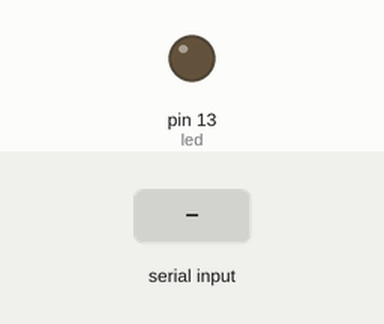
Recording of a sketch running on a simulated Arduino Uno, built with avr-gcc and run on an emulated ATmega328P. On the bench: output pins drawn as LEDs (lit = HIGH). Inputs (shaded band) come from the test bench. What the sketch prints to the serial monitor is not drawn.

Above: at 1.2 s.
1.3 s: "o" received over Serial
At 2.1 s:
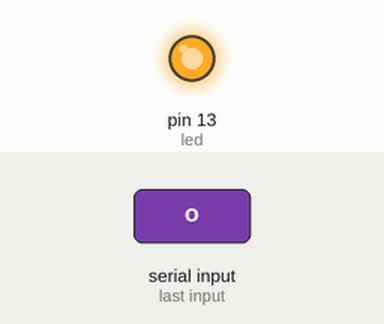
2.8 s: "x" received over Serial
At 4.0 s:
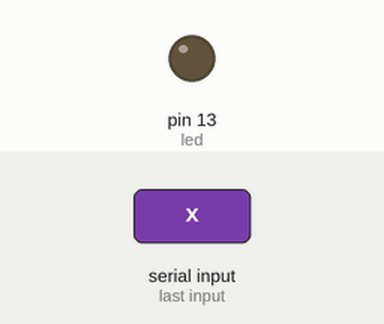
4.3 s: "s" received over Serial
At 5.3 s:
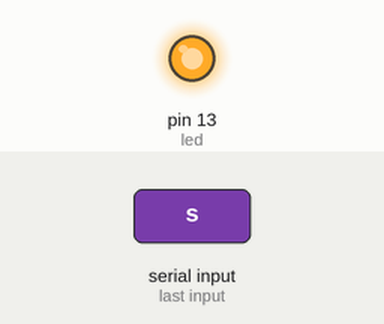
Timing chart, 0 to 7.3 s (numbered marks = the images above; inputs shaded):
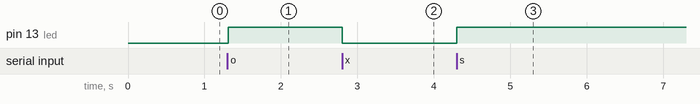

The sketch:

HW2-2.ino
```cpp
//define
int led = 13;
char cmd;

//setup
void setup()
{
	pinMode(led, OUTPUT);
	Serial.begin(9600);
}
//loop
void loop()
{
	if(Serial.available() > 0)
	{
		cmd = Serial.read();
	}
	switch (cmd) {
	    case 'o':
	    case 's':
	      digitalWrite(led, HIGH);
	      break;
	    case 'x':
	    case 'e':
	      digitalWrite(led, LOW);
	      break;
	    default:
	      Serial.println("Please input \'o\' or \'x\'.");
	}
}
```

Measured:
- after the input at 1.3 s, pin 13 (led): LOW → HIGH at once
- after the input at 2.8 s, pin 13 (led): HIGH → LOW at once
- after the input at 4.3 s, pin 13 (led): LOW → HIGH at once
